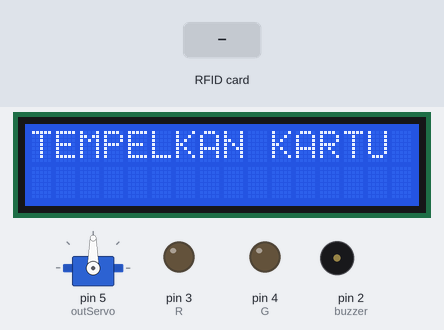
A sketch run on a simulated Arduino Uno, built with avr-gcc and run on an emulated ATmega328P. On the bench: servo, 16×2 character LCD, output pins drawn as LEDs (lit = HIGH), buzzer (waves = sounding, pin HIGH). Wiring (inferred from the names in the program): IR receiver: data pin 7. The test bench sets the inputs (shaded band). Pins used as bus, display or sensor lines are not drawn; what the sketch prints to the serial monitor is not drawn.

Above: at 2.3 s.
2.4 s: RFID card 5E 7A 19 C4 held to the reader
At 3.1 s:
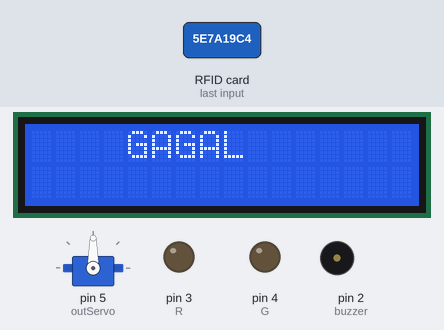
Timing chart, 0 to 5.4 s (numbered marks = the images above; inputs shaded):
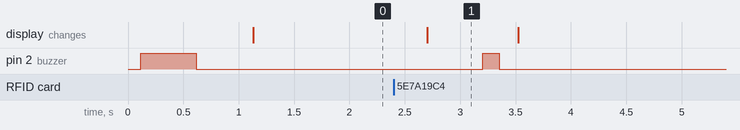

The sketch:

RFID_SERVO.ino
```cpp
#include <Servo.h>
#include <SPI.h>
#include <MFRC522.h>
#include <LiquidCrystal_I2C.h>


int outServo=5; //Pin untuk Servo
Servo myservo;
LiquidCrystal_I2C lcd(0x27, 16, 2);
String uidString;

int buzzer = 2;
int flag = 0;
int R=3;
int G=4;
int IR=7;

#define SS_PIN 10
#define RST_PIN 9
MFRC522 mfrc522(SS_PIN, RST_PIN);


void setup() {
 //Menentukan Fungsionalitas dari PIN pada Microcontroller
 Serial.begin(9600);
 myservo.attach(outServo);
 lcd.begin();
 SPI.begin();
 mfrc522.PCD_Init();
 pinMode(R,OUTPUT);
 pinMode(G,OUTPUT);
 pinMode(IR,INPUT);
 pinMode(buzzer,OUTPUT);
 berhasil();
 Serial.println("TEMPELKAN KARTU!!!");
}

void loop() {
 // BACA DATA
 lcd.clear();
 lcd.setCursor(0,0); lcd.print("TEMPELKAN KARTU");
 delay(500);
 int ReadIR =digitalRead(IR);
 if ( mfrc522.PICC_IsNewCardPresent()&& flag==0) {
  readRFID();
 Serial.println(uidString);

 if(uidString=="A7-32-89-4B"){
  berhasil();
  flag =1;
 lcd.clear();
 lcd.setCursor(0,0); lcd.print("SILAHKAN MASUK");
 delay(500);
 myservo.write(90);
 delay(500);
 myservo.write(0);
 delay(500);


 }
 if(uidString=="EA-6-D5-80"){
  berhasil();
  flag =1;
 lcd.clear();
 lcd.setCursor(0,0); lcd.print("SILAHKAN MASUK");
 delay(500);
 myservo.write(90);
 delay(500);
 myservo.write(0);
 delay(500);

 }else {
 lcd.clear();
 lcd.setCursor(4,0); lcd.print("GAGAL");
 delay(500);
  gagal();

 }
}
if (ReadIR== 0 && flag ==1){
   myservo.write(0);
 delay(500);
 myservo.write(90);
 delay(500);
  lcd.clear();
 lcd.setCursor(0,0);
 delay(500);
 berhasil();
 delay(500);
 flag=0;

}else {
 lcd.clear();
 lcd.setCursor(0,0); lcd.print("TEMPELKAN KARTU");
 delay(500);
}
}


void readRFID()
{
  mfrc522.PICC_ReadCardSerial();
  uidString = String(mfrc522.uid.uidByte[0],HEX) + "-" +
              String(mfrc522.uid.uidByte[1],HEX) + "-" +
              String(mfrc522.uid.uidByte[2],HEX) + "-" +
              String(mfrc522.uid.uidByte[3],HEX);
              uidString.toUpperCase();
 }

void berhasil(){
 digitalWrite(buzzer,HIGH);
 delay(500);
 digitalWrite(buzzer,LOW);
 delay(500);
 }


void gagal(){
  digitalWrite(buzzer,HIGH);
  delay(150);
  digitalWrite(buzzer,LOW);
  delay(150);
}
```

Measured:
- after the input at 2.4 s, pin 2 (buzzer): LOW → HIGH after 0.80 s, → LOW 0.15 s later; the display: changes after 0.30 s (image 1)
- what the display in image 1 shows lasts 0.8 s, from 2.7 s to 3.5 s
